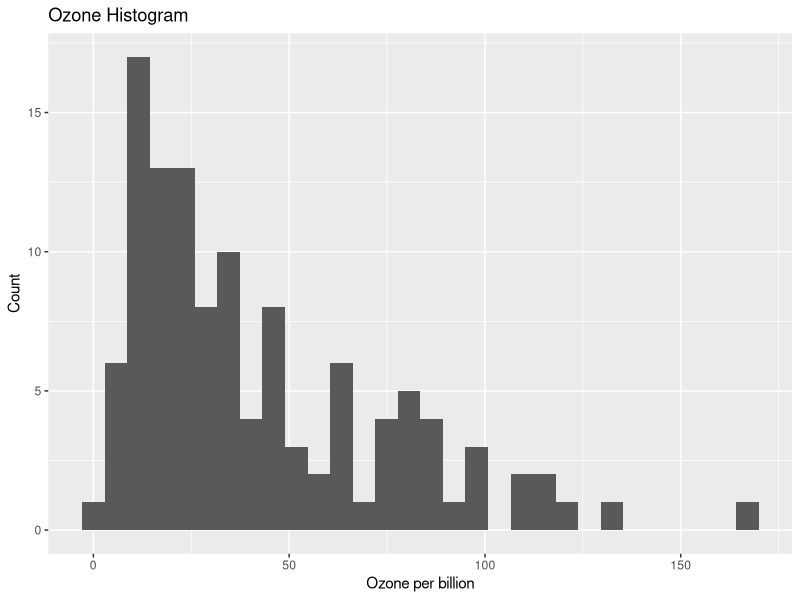
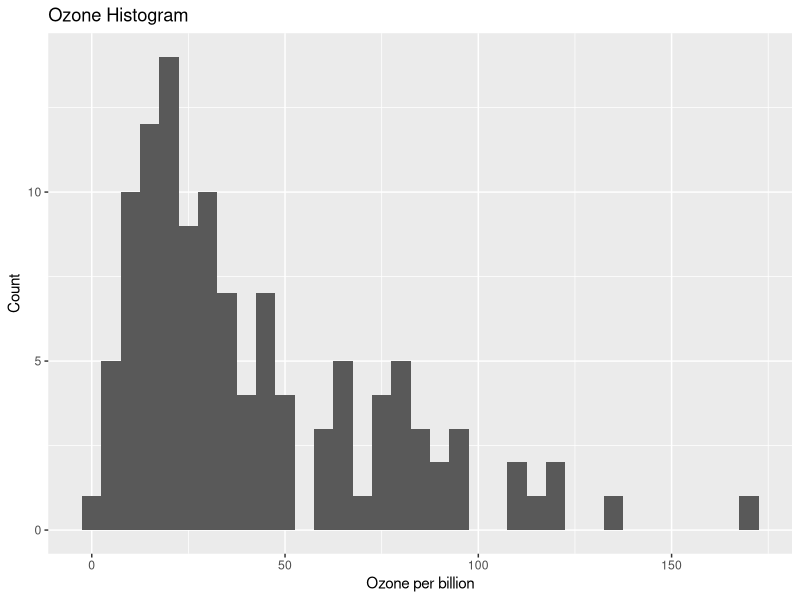
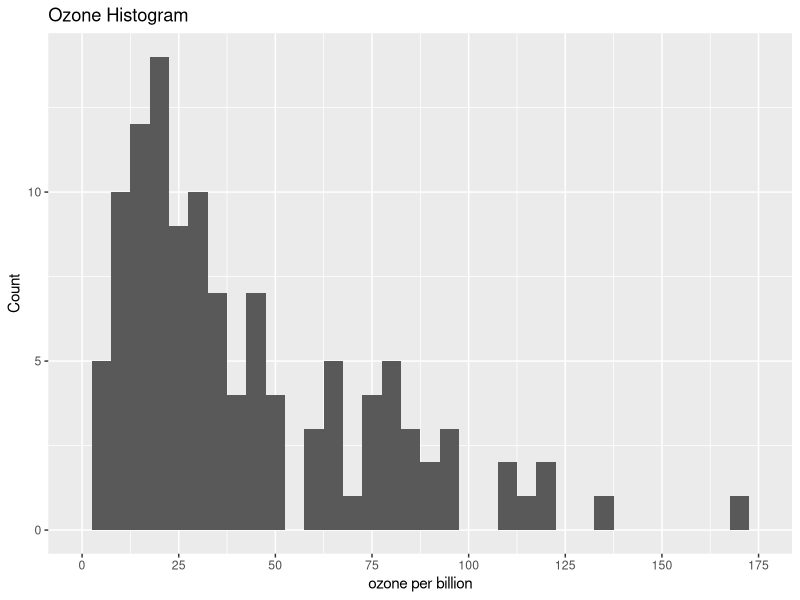
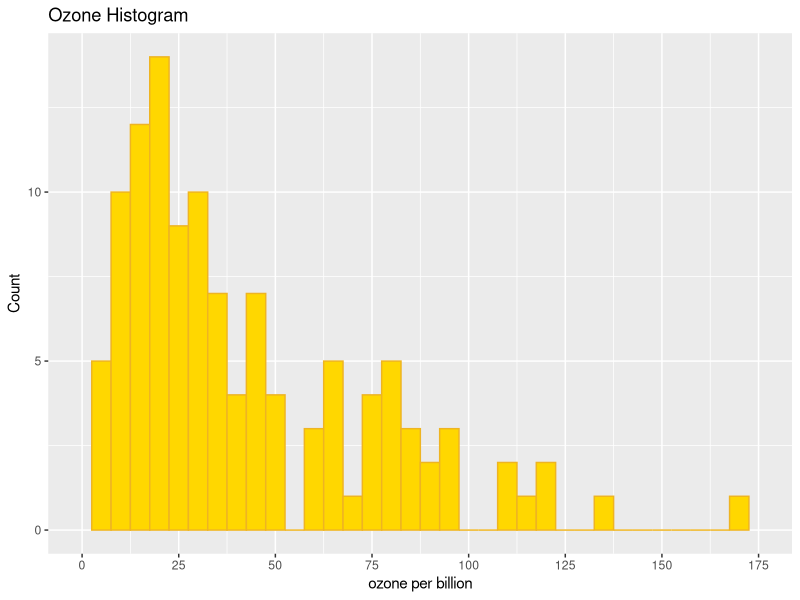
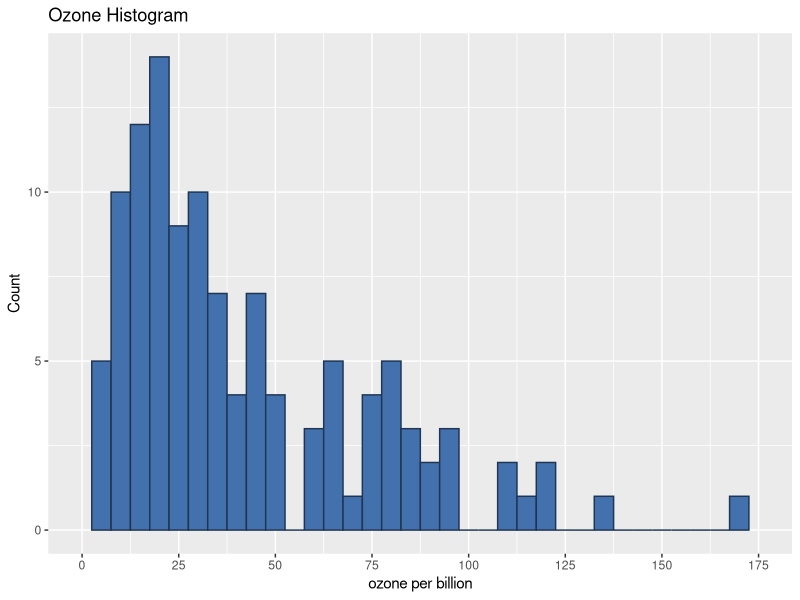
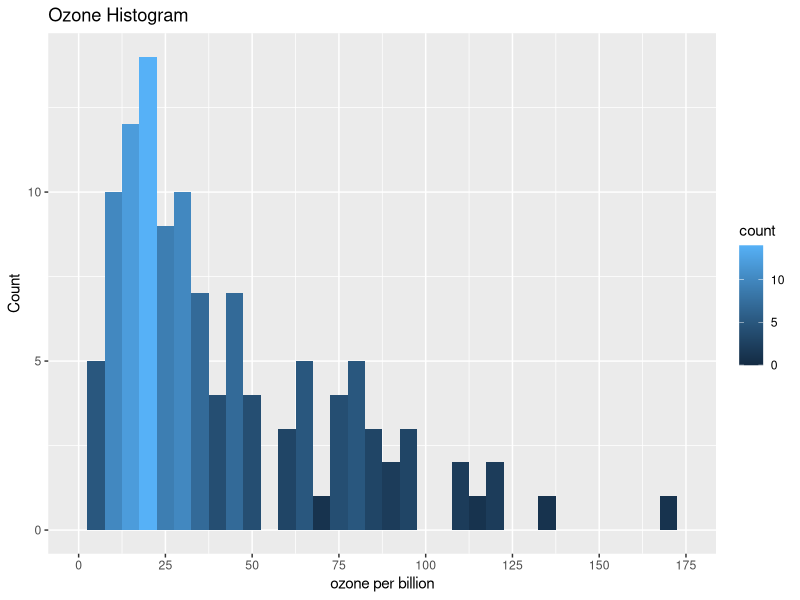
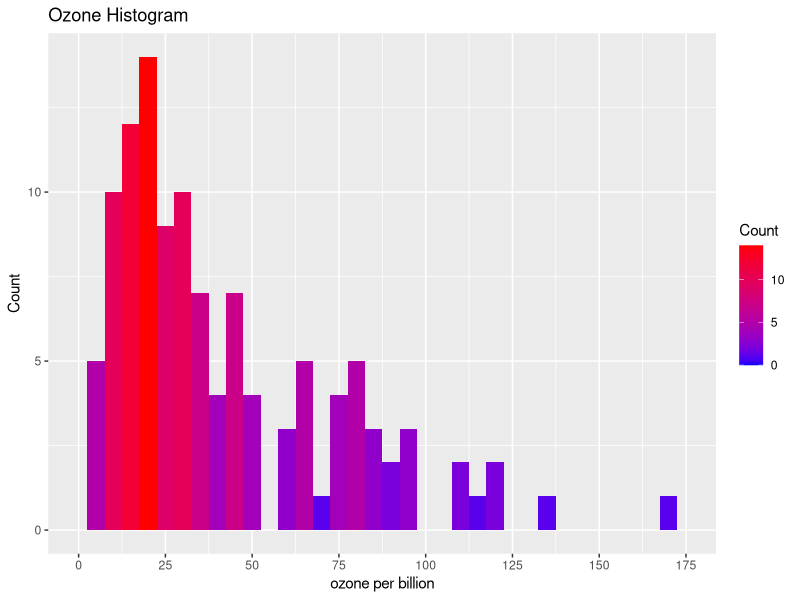
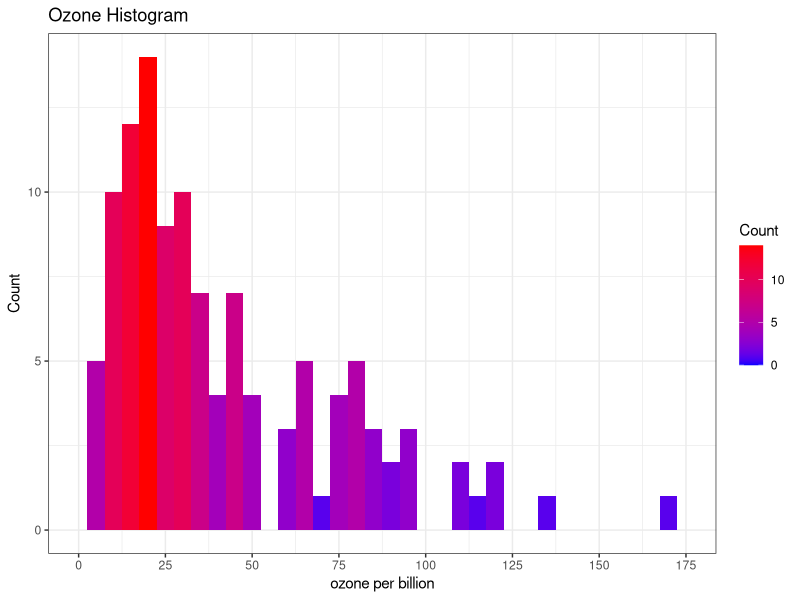

R code for these plots, in order:
library(tidyverse)

# we will use the airquality dataset in this example
?airquality

airquality

# we will demonstrate how to generate a histogram for the variable "Ozone"
fig <- ggplot(data= airquality, aes(x = Ozone))+
  geom_histogram()+
  xlab("Ozone per billion") +
  ylab("Count")+
  ggtitle("Ozone Histogram")

fig

# change binwidth
fig <- ggplot(data= airquality, aes(x = Ozone))+
  geom_histogram(binwidth = 5)+
  xlab("Ozone per billion") +
  ylab("Count")+
  ggtitle("Ozone Histogram")

fig


# change x ticks to other interval
fig <- ggplot(data= airquality, aes(x = Ozone))+
  geom_histogram(binwidth = 5)+
  scale_x_continuous(name = "ozone per billion",
                     breaks = seq(0, 175, 25),
                     limits=c(0, 175)) +
  scale_y_continuous(name = "Count")+
  ggtitle("Ozone Histogram")

fig

# change the colour of bars
barfill <- "gold1"
barlines <- "goldenrod2"

fig <- ggplot(data= airquality, aes(x = Ozone))+
  geom_histogram(binwidth = 5, colour = barlines, fill= barfill)+
  scale_x_continuous(name = "ozone per billion",
                     breaks = seq(0, 175, 25),
                     limits=c(0, 175)) +
  scale_y_continuous(name = "Count")+
  ggtitle("Ozone Histogram")

fig

# you can also use the Hex colour format:
barfill <- "#4271AE"
barlines <- "#1F3552"

fig <- ggplot(data= airquality, aes(x = Ozone))+
  geom_histogram(binwidth = 5, colour = barlines, fill= barfill)+
  scale_x_continuous(name = "ozone per billion",
                     breaks = seq(0, 175, 25),
                     limits=c(0, 175)) +
  scale_y_continuous(name = "Count")+
  ggtitle("Ozone Histogram")

fig

# You can also add a gradient to your colour scheme that varies 
# according to the frequency of the values.

fig <- ggplot(data= airquality, aes(x = Ozone))+
  geom_histogram(aes(fill = ..count..), binwidth = 5)+
  scale_x_continuous(name = "ozone per billion",
                     breaks = seq(0, 175, 25),
                     limits=c(0, 175)) +
  scale_y_continuous(name = "Count")+
  ggtitle("Ozone Histogram")

fig

# You can customise the gradient by changing the anchoring colours 
# for high and low.
fig <- ggplot(data= airquality, aes(x = Ozone))+
  geom_histogram(aes(fill = ..count..), binwidth = 5)+
  scale_x_continuous(name = "ozone per billion",
                     breaks = seq(0, 175, 25),
                     limits=c(0, 175)) +
  scale_y_continuous(name = "Count")+
  ggtitle("Ozone Histogram")+
  scale_fill_gradient("Count", low = "blue", high = "red")

fig

# changing theme
fig <- ggplot(data= airquality, aes(x = Ozone))+
  geom_histogram(aes(fill = ..count..), binwidth = 5)+
  scale_x_continuous(name = "ozone per billion",
                     breaks = seq(0, 175, 25),
                     limits=c(0, 175)) +
  scale_y_continuous(name = "Count")+
  ggtitle("Ozone Histogram")+
  scale_fill_gradient("Count", low = "blue", high = "red")+
  theme_bw()

fig
# you can look at the ggthemes for more of themes

# adding a dashed line to the histogram
fig <- ggplot(data= airquality, aes(x = Ozone))+
  geom_histogram(aes(fill = ..count..), binwidth = 5)+
  scale_x_continuous(name = "ozone per billion",
                     breaks = seq(0, 175, 25),
                     limits=c(0, 175)) +
  scale_y_continuous(name = "Count")+
  ggtitle("Ozone Histogram")+
  scale_fill_gradient("Count", low = "blue", high = "red")+
  theme_bw()+
  geom_vline(xintercept = 75, size = 1, colour = "green",
             linetype = "dashed")

fig
